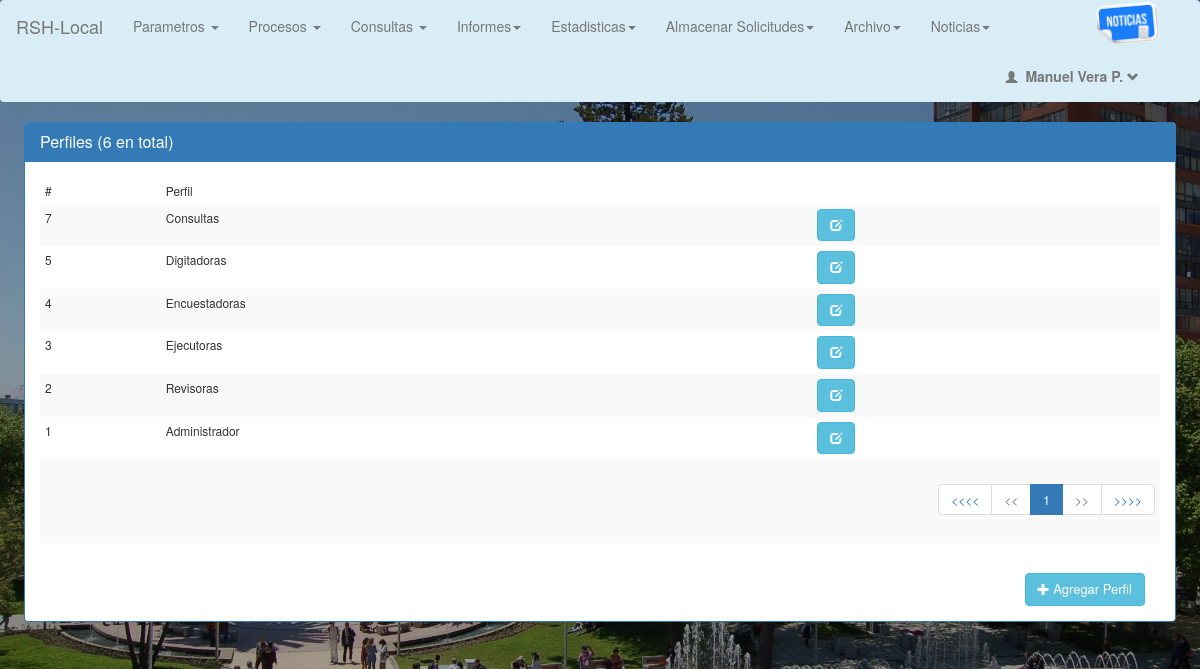
Page /app/Perfil.php (signed in) on the committed database.
### tables this page shows
CREATE TABLE `perfil` (
  `id` int(10) unsigned NOT NULL AUTO_INCREMENT,
  `Perfil` varchar(255) DEFAULT NULL,
  PRIMARY KEY (`id`)
);

### Clases/ClaseConectar.php (called while the page is built, shortened)
<?php
abstract class Conectar
{
    public function conectar()
    {
        $this->mysqli = new mysqli('127.0.0.1', 'root', '','rshbd');
        return $this->mysqli;
    }
}

### Paginacion/PaginacionPerfil.php (called while the page is built)
<?php
require_once("../Clases/ClasePagina.php");
$u=new Paginas();
$cantidad_resultados_por_pagina=15;
    if(isset($_GET["pagina"]))
    {
        if(is_numeric($_GET["pagina"]))
        {
            if($_GET["pagina"]==1){header("Location: Perfil.php");
            }else { $pagina=$_GET["pagina"]; }
            }else { header("Location: Perfil.php");
        }
    }else{$pagina=1;}
    $empezar_desde=($pagina-1 )*$cantidad_resultados_por_pagina;
    $sql1="
        select count(*) as cuantos from perfil;
    ";
    $todos=$u->getDatos($sql1);
    $sql="SELECT  perfil.*
          FROM perfil
          ORDER BY id DESC
          LIMIT ".$empezar_desde.",".$cantidad_resultados_por_pagina."";
    $datos=$u->getDatos($sql);
    $total_paginas=ceil($todos[0]->cuantos/$cantidad_resultados_por_pagina);
?>

### Clases/ClasePagina.php (called while the page is built, shortened)
<?php
require_once("ClaseConectar.php");
class Paginas extends Conectar
{
    private $db;
    public function __construct()
    {
        $this->db=parent::conectar();
    }
    public function getDatos($sql)
    {
        $this->usuarios=array();
        $datos = $this->db->query($sql);
        while($reg=$datos->fetch_object()){$this->usuarios[]=$reg;}
        return $this->usuarios;
    }
}

### app/Perfil.php (the view, shortened to what this page needs)
<?php
require_once("../Clases/ClasePagina.php")                   ;
require_once("../Paginacion/PaginacionPerfil.php")          ;
?>
<!DOCTYPE html>
<html>
    <head>
        <?php require_once("../Include/Header.php");?>
    </head>
    <body>
        <div class="box-miniing">
            <div class="row">
                <div class="panel panel-primary">
                    <div class="panel-heading">
                        <h3 class="panel-title">Perfiles (<?php echo $todos[0]->cuantos?> en total)</h3>
                    </div>
                    <div class="panel-body">
                        <table class="table   table-striped table-hover">
                            <thead>
                                <tr>
                                    <td valign="top" >#</td>
                                    <td valign="top" >Perfil</td>
                                    <td valign="top" ></td>
                                </tr>
                            </thead>
                            <tbody>
                                <?php
                                $impresos=0;
                                foreach($datos as $dato)
                                {
                                    $impresos++;
                                    ?>
                                    <tr>
                                        <td valign="top" ><?php echo $dato->id?></td>
                                        <td valign="top" ><?php echo $dato->Perfil?></td>
                                        <td>
                                            <a href="EditPerfil.php?id=<?php echo $dato->id;?>" title="Agregar Usuario">
                                                <button type='button' class="btn btn-info" data-toggle="modal" >
                                                    <span class="glyphicon glyphicon-edit" ></span>
                                                </button>
                                            </a>
                                        </td>
                                    </tr>
                                    <?php
                                }
                                ?>
                                <tr>
                                    <td colspan="9">
                                        <div class="pull-right">
                                            <ul class="pagination">
                                                <li><a href="Perfil.php">&#60;&#60;&#60;&#60;</a></li>
                                                <?php
                                                if($pagina==1)
                                                {
                                                    ?>
                                                    <li class="disabled"><a href="javascript:void(0);">&#60;&#60;</a></li>
                                                    <?php
                                                }else
                                                {
                                                    $anterior=$pagina-1;
                                                    ?>
                                                    <li><a href="Pergfil.php?pagina=<?php echo $anterior?>">&#60;&#60;</a></li>
                                                    <?php
                                                }
                                                ?>
                                                <?php
                                                for($i=1;$i<=$total_paginas;$i++)
                                                {
                                                    ?>
                                                    <li <?php if($pagina==$i){echo 'class="active"';}?>><a href="Perfil.php?pagina=<?php echo $i;?>"><?php echo $i?></a></li>
                                                    <?php
                                                }
                                                ?>
                                                <?php
                                                if($impresos==$cantidad_resultados_por_pagina and $pagina<$total_paginas)
                                                {
                                                    $proximo=$pagina+1;
                                                    ?>
                                                    <li><a href="Perfil.php?pagina=<?php echo $proximo?>">&#62;&#62;</a></li>
                                                    <?php
                                                }else
                                                {
                                                    ?>
                                                    <li class="disabled"><a href="javascript:void(0);">&#62;&#62;</a></li>
                                                    <?php
                                                }
                                                ?>
                                                <li><a href="Perfil.php?pagina=<?php echo $total_paginas?>">&#62;&#62;&#62;&#62;</a></li>
                                            </ul>
                                        </div>
                                    </td>
                                </tr>
                            </tbody>
                        </table>
                        <div class="panel-heading">
                            <div class="btn-group pull-right">
                                <a href="AddPerfil.php" title="Agregar Cliente">
                                    <button type='button' class="btn btn-info" data-toggle="modal" >
                                        <span class="glyphicon glyphicon-plus" ></span>
                                        Agregar Perfil
                                    </button>
                                </a>
                            </div>
                        </div>
                    </div>
                </div>
            </div>
        </div>
    </body>
</html>

### css/print.css (style rules this page uses)
.panel-heading { display: none !important; }
* { color: black !important; font-family: Arial !important; background: none !important; }
body { padding: 0; }
table.table thead tr { border-top: 1px solid black !important; border-bottom: 1px solid black !important; }
table.table tbody tr { border-bottom: 1px solid gray !important; }
table.table tbody td, table.table thead th { padding-top: 4px; padding-bottom: 4px; color: black !important; font-size: 10px !important; border: none !important; }
.btn-group,.Well { display: none !important; }
table { max-width: 100%; border-collapse: collapse; border-spacing: 0; }
.table { width: 100%; margin-bottom: 18px; }
.table th, .table td { padding: 8px; line-height: 18px; text-align: left; vertical-align: top; border-top: 1px solid #ddd; }
.table thead:first-child tr th, .table thead:first-child tr td { border-top: 0; }
.table-striped tbody tr:nth-child(odd) td, .table-striped tbody tr:nth-child(odd) th { background-color: #f9f9f9; }
.row { margin-right: 2%; margin-left: 2%; border: none ; }
.panel-body { padding: 8px; border: none; }

### rows in the picture
perfil: id "7", Perfil "Consultas"
perfil: id "5", Perfil "Digitadoras"
perfil: id "4", Perfil "Encuestadoras"
perfil: id "3", Perfil "Ejecutoras"
perfil: id "2", Perfil "Revisoras"
perfil: id "1", Perfil "Administrador"

### other values in the picture
$nombre "Manuel"
$apellido "Vera P."
$todos[0]->cuantos "6"
